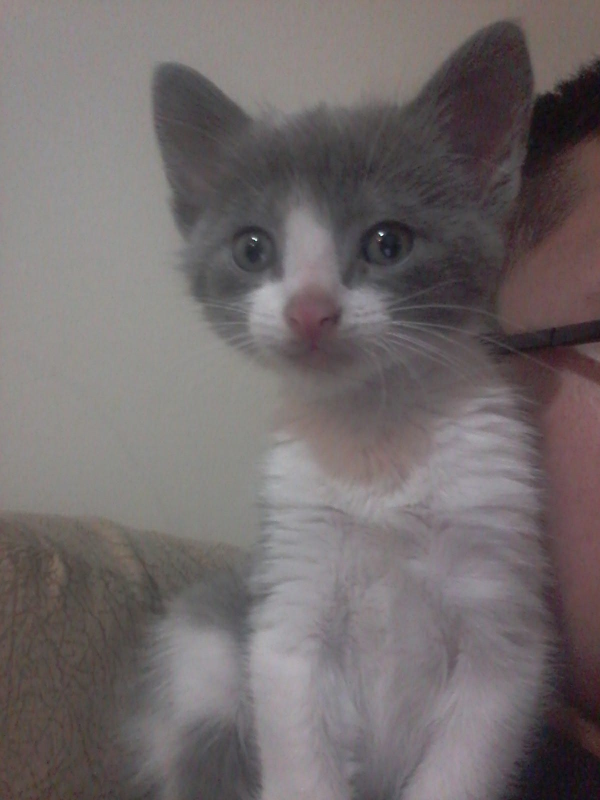
#> input picture inputs/cat.jpeg, 1200 x 1600 px (shown at 1/2 size)
$ python cartoon_stylizer.py inputs
#> lines starting #> are read from the running program, lines starting #| are printed output that depends on the picture; after the words box and inside, x2 and y2 are one past the last pixel; in counts of white or black regions, pixels touching at a corner belong together
#> in main, image is the input picture: shape (1600, 1200, 3); mean B, G, R 107.2, 106.5, 113.7
import argparse
from pathlib import Path

import cv2
import numpy as np


def cartoonize_image(
    image: np.ndarray,
    median_ksize: int = 5,
    adaptive_block_size: int = 9,
    adaptive_c: int = 9,
    bilateral_d: int = 9,
    bilateral_sigma_color: int = 250,
    bilateral_sigma_space: int = 250,
    color_levels: int = 8,
) -> tuple[np.ndarray, np.ndarray, np.ndarray]:
    """
    Convert an image into a cartoon-like rendering using classical OpenCV operations.

    Steps:
    1) Smooth the image while preserving major edges.
    2) Detect bold edges from a grayscale version.
    3) Reduce the number of colors (posterization effect).
    4) Combine simplified colors with the edge mask.

    Returns:
        cartoon: final cartoon-style image
        edges: binary edge map
        quantized: color-simplified image before edge combination
    """
#> called with median_ksize = 5, adaptive_block_size = 9, adaptive_c = 9, bilateral_d = 9, bilateral_sigma_color = 250, bilateral_sigma_space = 250, color_levels = 8
    if image is None:
        raise ValueError("Input image is None. Check the file path.")

    # 1. Grayscale + median blur for more stable edge extraction.
    gray = cv2.cvtColor(image, cv2.COLOR_BGR2GRAY)
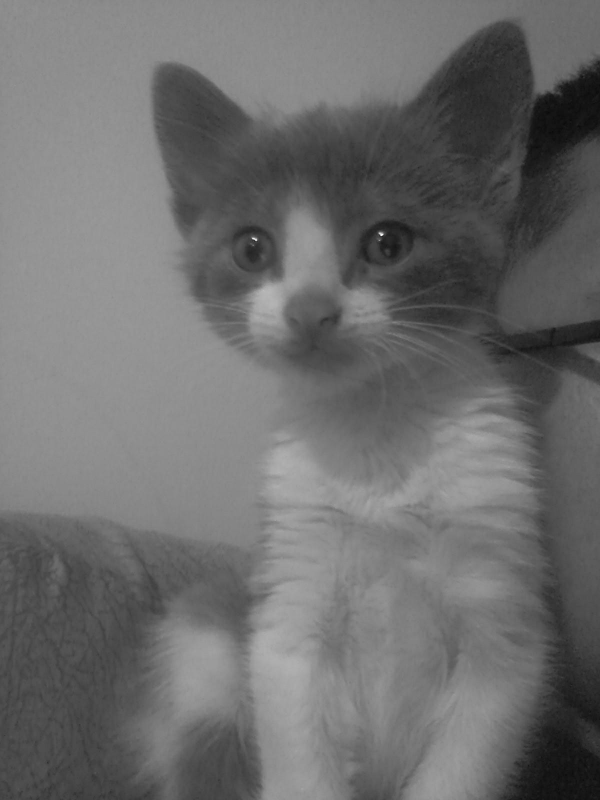
#> gray: shape (1600, 1200) (shown at 1/2 size); min 7, max 254, mean 108.8
    gray = cv2.medianBlur(gray, median_ksize)

    # 2. Adaptive threshold gives bold black/white edges.
    # Block size must be odd and greater than 1.
    if adaptive_block_size % 2 == 0:
        adaptive_block_size += 1
    adaptive_block_size = max(3, adaptive_block_size)

    edges = cv2.adaptiveThreshold(
        gray,
        255,
        cv2.ADAPTIVE_THRESH_MEAN_C,
        cv2.THRESH_BINARY,
        adaptive_block_size,
        adaptive_c,
    )
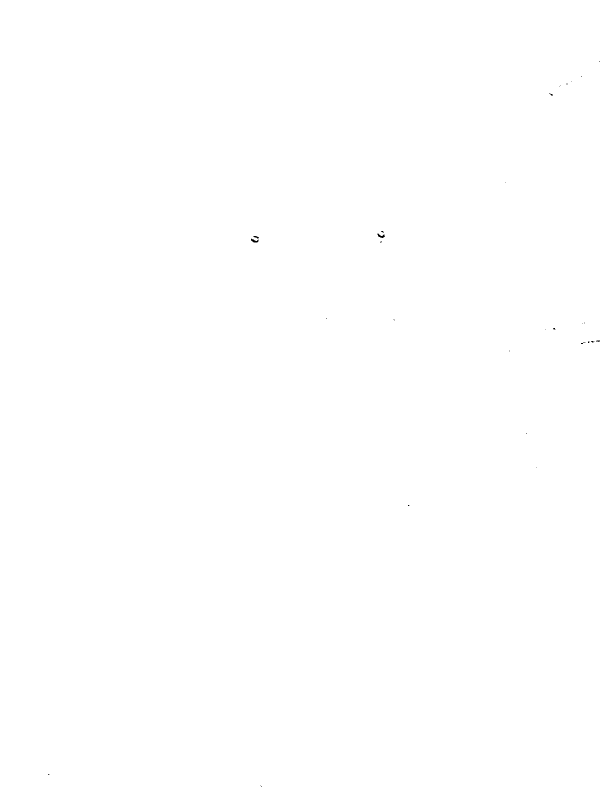
#> edges: shape (1600, 1200) (shown at 1/2 size); 100% white; black in thin lines or dots, all inside (x1, y1, x2, y2) = (96, 122, 1200, 1574)

    # 3. Bilateral filtering smooths colors without destroying strong edges.
    smooth = cv2.bilateralFilter(
        image,
        bilateral_d,
        bilateral_sigma_color,
        bilateral_sigma_space,
    )

    # 4. Color quantization: reduce the number of available intensity values.
    # This creates flatter cartoon-like color regions.
    divisor = max(1, 256 // max(2, color_levels))
    quantized = (smooth // divisor) * divisor + divisor // 2
    quantized = np.clip(quantized, 0, 255).astype(np.uint8)

    # 5. Apply the edge mask to keep bold outlines.
    cartoon = cv2.bitwise_and(quantized, quantized, mask=edges)

    return cartoon, edges, quantized


def make_comparison_canvas(
    original: np.ndarray,
    quantized: np.ndarray,
    edges: np.ndarray,
    cartoon: np.ndarray,
) -> np.ndarray:
    """Create a 2x2 comparison panel for README screenshots or debugging."""
    edges_bgr = cv2.cvtColor(edges, cv2.COLOR_GRAY2BGR)

    def add_label(img: np.ndarray, text: str) -> np.ndarray:
#> called with text = 'Original'
        out = img.copy()
        cv2.rectangle(out, (0, 0), (260, 42), (255, 255, 255), -1)
        cv2.putText(
            out,
            text,
            (10, 28),
            cv2.FONT_HERSHEY_SIMPLEX,
            0.85,
            (0, 0, 0),
            2,
            cv2.LINE_AA,
        )
        return out

    tl = add_label(original, "Original")
    tr = add_label(quantized, "Color Simplified")
    bl = add_label(edges_bgr, "Detected Edges")
    br = add_label(cartoon, "Final Cartoon")
#> call 4 of add_label, with text = 'Final Cartoon'
#> in add_label (call 4), `cv2.putText( out, text, (10, 28), cv2.FONT_HERSHEY_SIMPLEX, 0.85, (0, ..`:
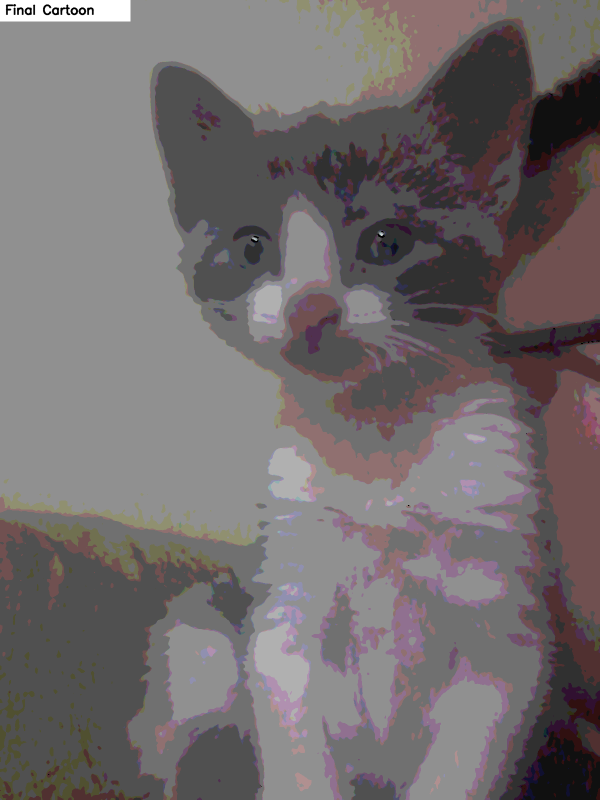
#> out: shape (1600, 1200, 3) (shown at 1/2 size); mean B, G, R 109.1, 108.1, 114.2

    top = np.hstack([tl, tr])
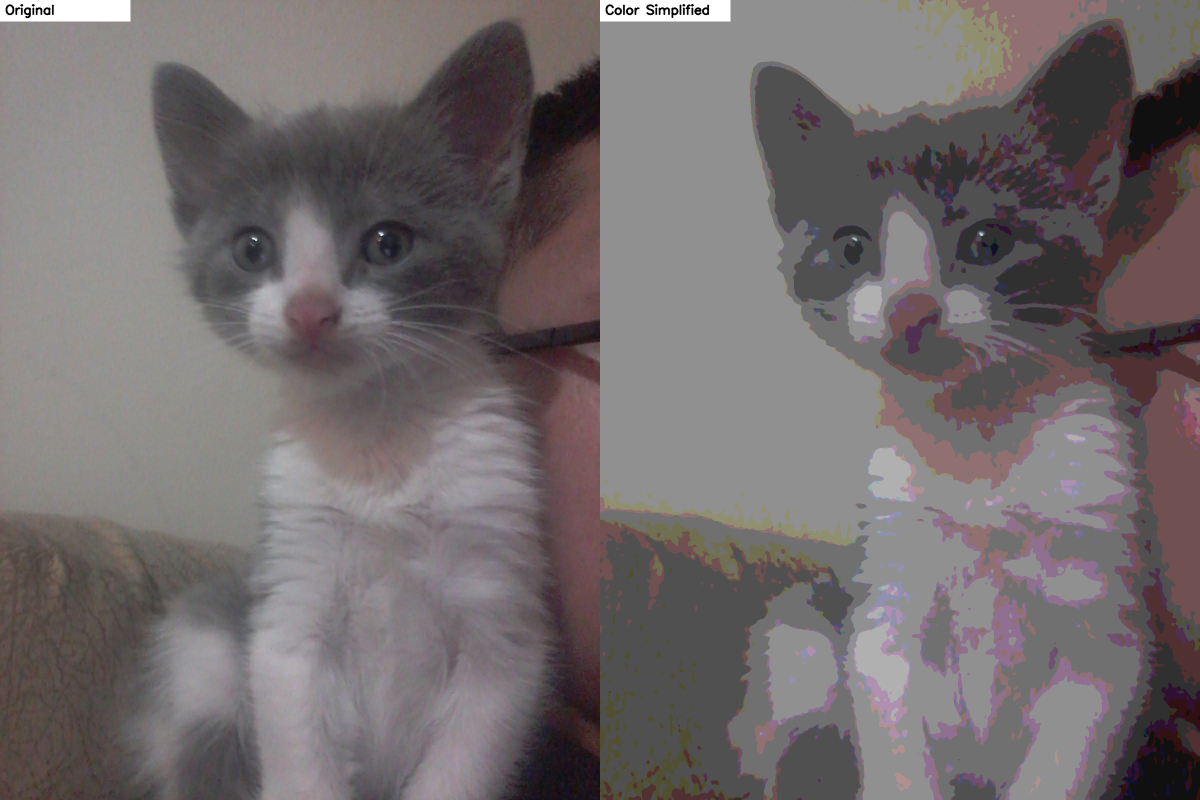
#> top: shape (1600, 2400, 3) (shown at 1/2 size); mean B, G, R 108.4, 107.6, 114.2
    bottom = np.hstack([bl, br])
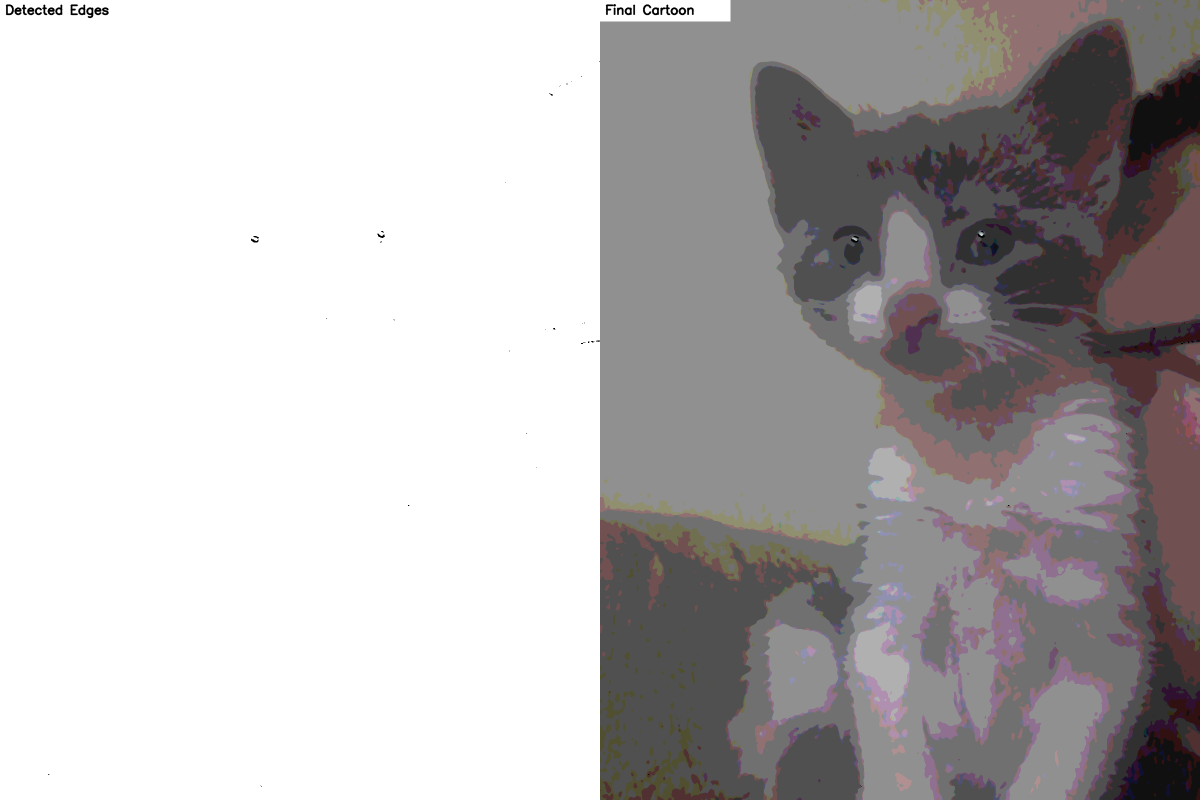
#> bottom: shape (1600, 2400, 3) (shown at 1/2 size); mean B, G, R 181.9, 181.4, 184.5
    return np.vstack([top, bottom])
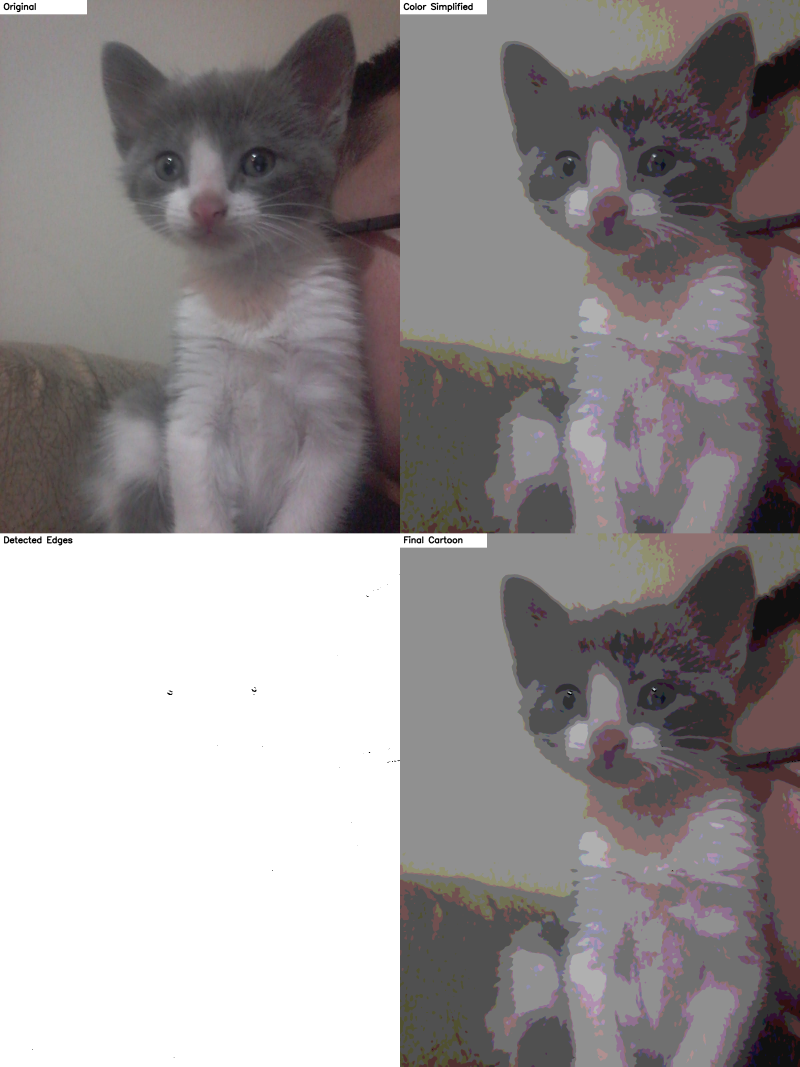
#> returned value: shape (3200, 2400, 3) (shown at 1/3 size); mean of channels 0, 1, 2 145.2, 144.5, 149.3; drawn as B, G, R


def parse_args() -> argparse.Namespace:
    parser = argparse.ArgumentParser(
        description="Convert all images in a directory into cartoon-like renderings using OpenCV."
    )
    parser.add_argument(
        "input_dir", type=str, help="Directory containing input images"
    )
    parser.add_argument(
        "--output-dir",
        type=str,
        default="outputs",
        help="Directory where results will be saved",
    )
    parser.add_argument(
        "--median-ksize", type=int, default=5, help="Median blur kernel size"
    )
    parser.add_argument(
        "--adaptive-block-size",
        type=int,
        default=9,
        help="Adaptive threshold block size (odd number)",
    )
    parser.add_argument(
        "--adaptive-c",
        type=int,
        default=9,
        help="Adaptive threshold constant C",
    )
    parser.add_argument(
        "--bilateral-d",
        type=int,
        default=9,
        help="Neighborhood diameter for bilateral filter",
    )
    parser.add_argument(
        "--bilateral-sigma-color",
        type=int,
        default=250,
        help="Sigma color for bilateral filter",
    )
    parser.add_argument(
        "--bilateral-sigma-space",
        type=int,
        default=250,
        help="Sigma space for bilateral filter",
    )
    parser.add_argument(
        "--color-levels",
        type=int,
        default=8,
        help="Approximate number of discrete color levels",
    )
    parser.add_argument(
        "--show",
        action="store_true",
        help="Display original/result windows before exiting",
    )
    return parser.parse_args()


def main() -> None:
    args = parse_args()

    input_dir = Path(args.input_dir)
    if not input_dir.exists() or not input_dir.is_dir():
        raise FileNotFoundError(f"Input directory not found or is not a directory: {input_dir}")

    output_dir = Path(args.output_dir)
    output_dir.mkdir(parents=True, exist_ok=True)

    # Supported image extensions
    valid_extensions = {".jpg", ".jpeg", ".png", ".webp", ".bmp"}

    # Process each image in the input directory
    image_files = [f for f in input_dir.iterdir() if f.suffix.lower() in valid_extensions]

    if not image_files:
        print(f"No images found in {input_dir}")
        return

    print(f"Found {len(image_files)} images. Starting processing...")

    for input_path in image_files:
        print(f"\nProcessing: {input_path.name}")
        image = cv2.imread(str(input_path))
        if image is None:
            print(f"Skipping {input_path.name}: Could not read image.")
            continue

        cartoon, edges, quantized = cartoonize_image(
            image=image,
            median_ksize=args.median_ksize,
            adaptive_block_size=args.adaptive_block_size,
            adaptive_c=args.adaptive_c,
            bilateral_d=args.bilateral_d,
            bilateral_sigma_color=args.bilateral_sigma_color,
            bilateral_sigma_space=args.bilateral_sigma_space,
            color_levels=args.color_levels,
        )

        base_name = input_path.stem
        ext = ".png"

        cartoon_path = output_dir / f"{base_name}_cartoon{ext}"
        edges_path = output_dir / f"{base_name}_edges{ext}"
        quantized_path = output_dir / f"{base_name}_simplified{ext}"
        comparison_path = output_dir / f"{base_name}_comparison{ext}"

        cv2.imwrite(str(cartoon_path), cartoon)
        cv2.imwrite(str(edges_path), edges)
        cv2.imwrite(str(quantized_path), quantized)
        comparison = make_comparison_canvas(image, quantized, edges, cartoon)
        cv2.imwrite(str(comparison_path), comparison)

        print(f"Saved results for {input_path.name}")
#> pass 2 of the loop in main, `for input_path in image_files:`:
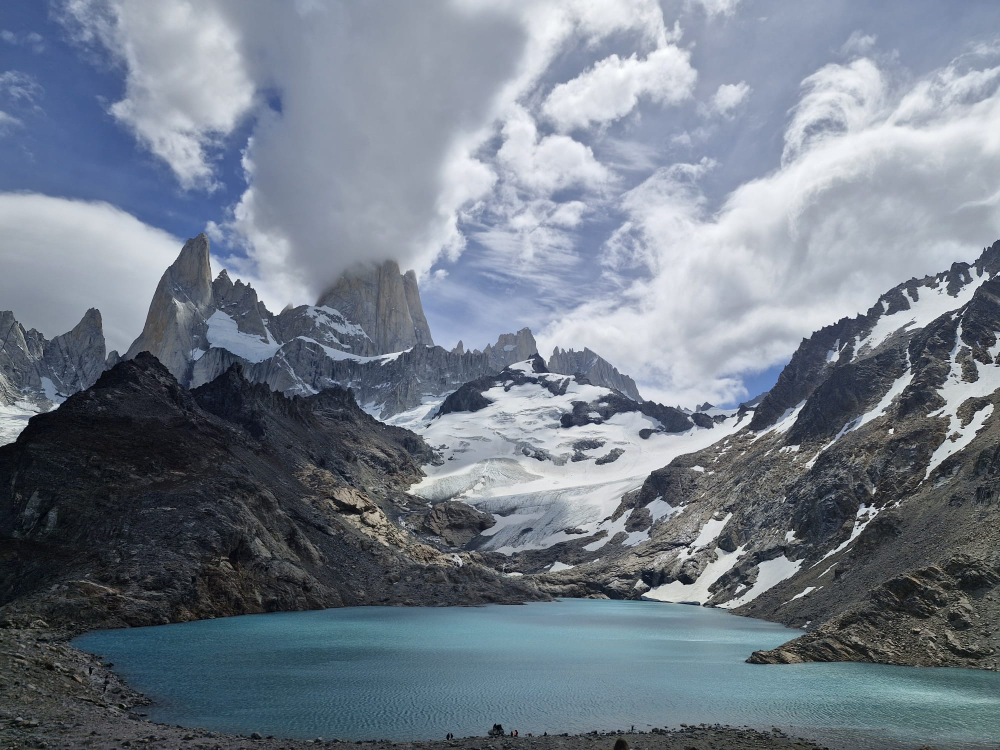
#> input picture inputs/mountain.jpeg, 2000 x 1500 px (shown at 1/2 size)
#> in main, image is the input picture: shape (1500, 2000, 3); mean B, G, R 137.8, 125.6, 115.8
#> in cartoonize_image (call 2), `edges = cv2.adaptiveThreshold( gray, 255, cv2.ADAPTIVE_THRESH_MEAN_C, ..`:
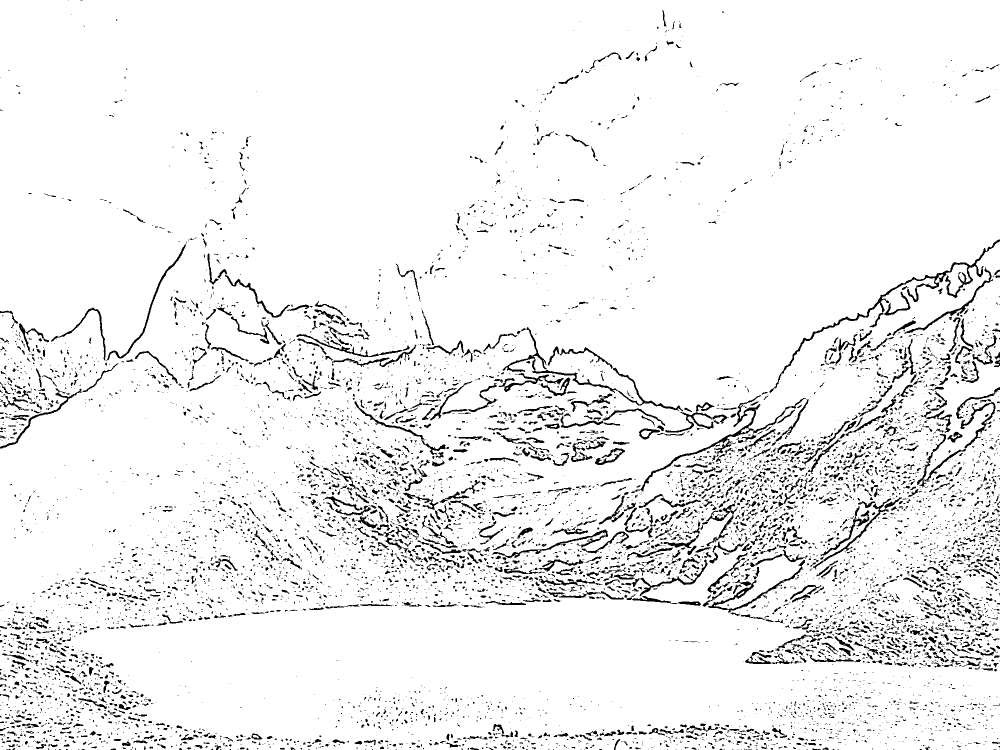
#> edges: shape (1500, 2000) (shown at 1/2 size); 94% white; 8694 black regions (6868 under 20 px), largest, box (x1, y1, x2, y2) and area: (1539, 479, 2000, 786) 4013, (1262, 789, 1613, 986) 2702, (1005, 654, 1366, 823) 2563
#> smooth: shape (1500, 2000, 3)
#> quantized: shape (1500, 2000, 3)
#> cartoon: shape (1500, 2000, 3)
#> top: shape (1500, 4000, 3)
#> bottom: shape (1500, 4000, 3)
#> in make_comparison_canvas (call 2), `return np.vstack([top, bottom])`:
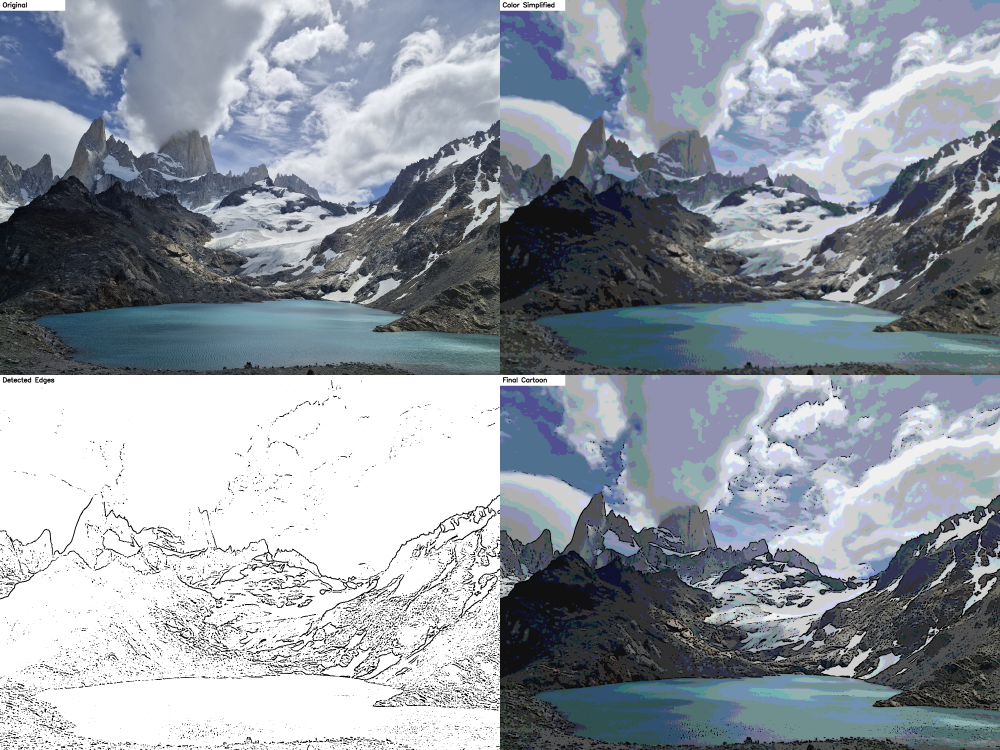
#> returned value: shape (3000, 4000, 3) (shown at 1/4 size); mean of channels 0, 1, 2 162.1, 153.2, 146; drawn as B, G, R

    if args.show and len(image_files) > 0:
        print("\nDisplaying the last processed image. Press any key to close.")
        cv2.imshow("Original", image)
        cv2.imshow("Cartoon", cartoon)
        cv2.imshow("Edges", edges)
        cv2.waitKey(0)
        cv2.destroyAllWindows()


if __name__ == "__main__":
    main()
